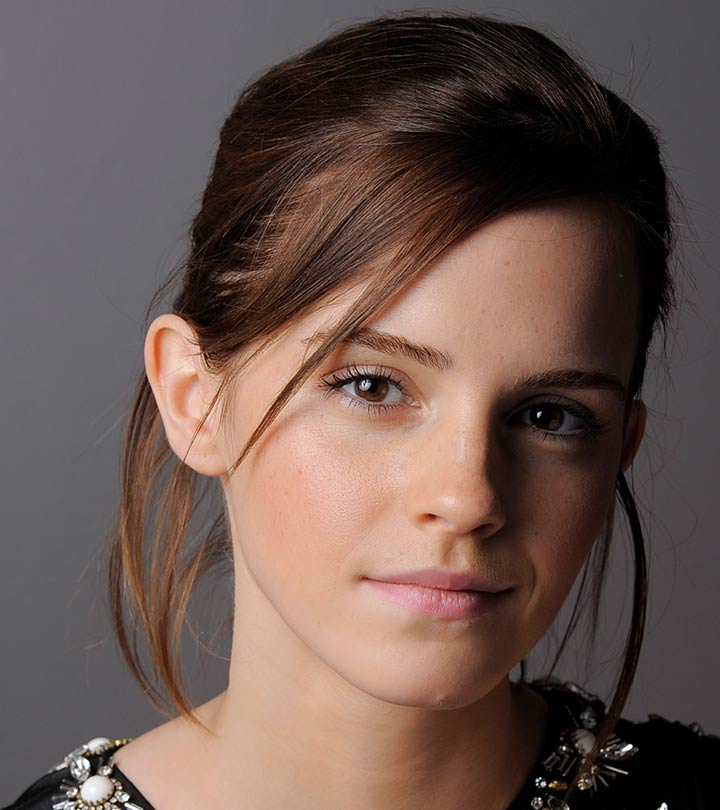
#> input picture Images/a1images/a1images/emma.jpg, 720 x 810 px, found by its file name
$ jupyter execute --allow-errors Untitled-1.ipynb
#> lines starting #> are read from the running program, lines starting #| are printed output that depends on the picture
Question 1

[cell 1]
#Import necessary libraries
import cv2 as cv
import numpy as np
import matplotlib.pyplot as plt

[cell 2]
# Define the transformation
transform1 = np.concatenate((np.linspace(0, 50, 50), np.linspace(100, 255, 100), np.linspace(150, 255,106)), axis=0).astype(np.uint8)
print(len(transform1))

# Read the image
image_orig = cv.imread('a1images/a1images/emma.jpg', cv.IMREAD_GRAYSCALE)
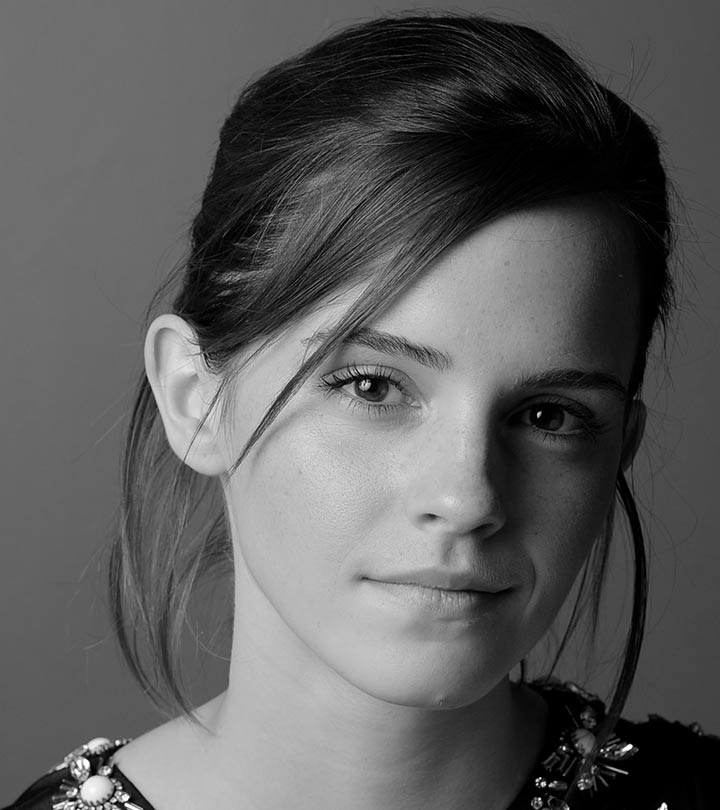
#> image_orig: shape (810, 720); min 0, max 255, mean 92.3

# Apply the transformation
image_transformed = cv.LUT(image_orig, transform1)
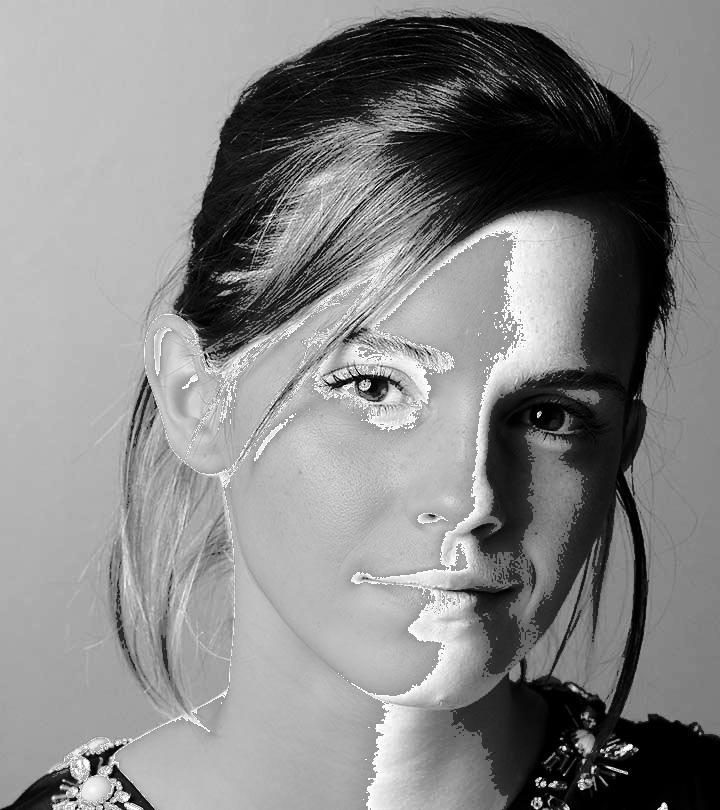
#> image_transformed: shape (810, 720); min 0, max 255, mean 133.5

# Display the images
fig, ax = plt.subplots(1, 3, figsize=(20, 6))
#> (the rest of this cell did not finish here and is left out)

Question 2

Part (a)

[cell 3]
transform2 = np.concatenate((np.linspace(255, 255, 165), np.linspace(255,0, 25),np.linspace(0, 0,66)), axis=0).astype(np.uint8)
fig2 = cv.imread("a1images/a1images/brain_proton_density_slice.png", cv.IMREAD_GRAYSCALE)
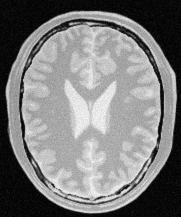
#> input picture Images/a1images/a1images/brain_proton_density_slice.png, 181 x 217 px, found by its file name
#> fig2 is the input picture: shape (217, 181); min 0, max 251, mean 123.7

fig2_transformed_1 = cv.LUT(fig2, transform2)
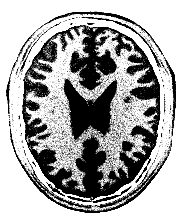
#> fig2_transformed_1: shape (217, 181); min 0, max 255, mean 167
fig, ax = plt.subplots(1, 2, figsize=(13, 6))
ax[0].plot(transform2)
ax[0].set_title("Intensity Transformation Function for")
ax[1].imshow(fig2_transformed_1, cmap = "gray", vmin=0, vmax=255)
ax[1].get_xaxis().set_visible(True)
ax[1].get_yaxis().set_visible(True)
ax[1].set_title("Transformed Image")

plt.show()
#> figure, not shown here; panel 1: curve peaks at x = 0, y = 255

[cell 4]
transform3 = np.concatenate((np.linspace(0, 0, 173), np.linspace(0, 200, 32), np.linspace(200, 255, 15),np.linspace(255, 0, 20),np.linspace(0, 0, 16)), axis=0).astype(np.uint8)
fig2 = cv.imread("a1images/a1images/brain_proton_density_slice.png", cv.IMREAD_GRAYSCALE)

fig2_transformed_1 = cv.LUT(fig2, transform3)
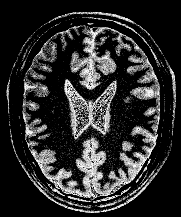
#> fig2_transformed_1: shape (217, 181); min 0, max 255, mean 44.8
fig, ax = plt.subplots(1, 2, figsize=(13, 6))
ax[0].plot(transform3)
ax[0].set_title("Intensity Transformation Function")
ax[1].imshow(fig2_transformed_1, cmap = "gray", vmin=0, vmax=255)
ax[1].get_xaxis().set_visible(True)
ax[1].get_yaxis().set_visible(True)
ax[1].set_title("Transformed Image")

plt.show()
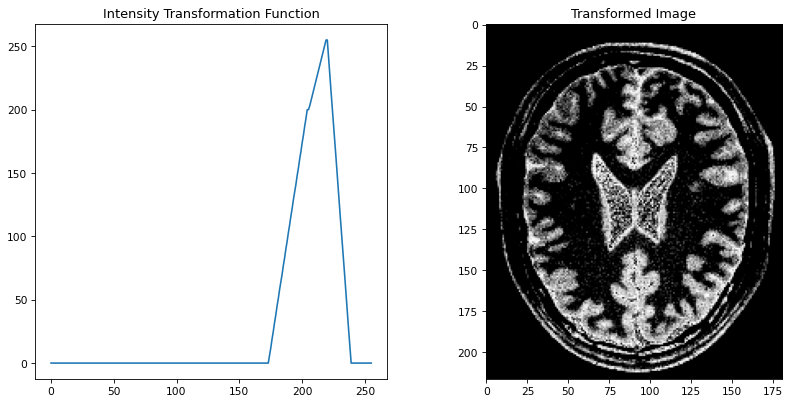
#> figure drawn by matplotlib, 2 panels; panel 1: curve peaks at x = 219, y = 255

[cell 5]
img_orig = cv.imread('a1images/a1images/highlights_and_shadows.jpg', cv.IMREAD_COLOR)
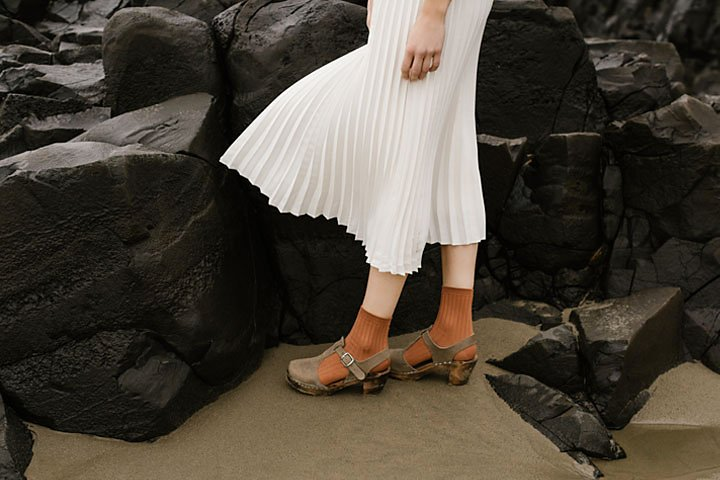
#> input picture Images/a1images/a1images/highlights_and_shadows.jpg, 720 x 480 px, found by its file name
#> img_orig is the input picture: shape (480, 720, 3); mean B, G, R 58.1, 68.6, 75.7

img_rgb = cv.cvtColor(img_orig, cv.COLOR_BGR2RGB)

img_ceilab = cv.cvtColor(img_orig, cv.COLOR_BGR2Lab)        # Convert the image into CEILAB color space
#> img_ceilab: shape (480, 720, 3); mean of channels 0, 1, 2 71.3, 129.1, 135
l_channel, a_channel, b_channel = cv.split(img_ceilab)      # Split the converted image into three channels
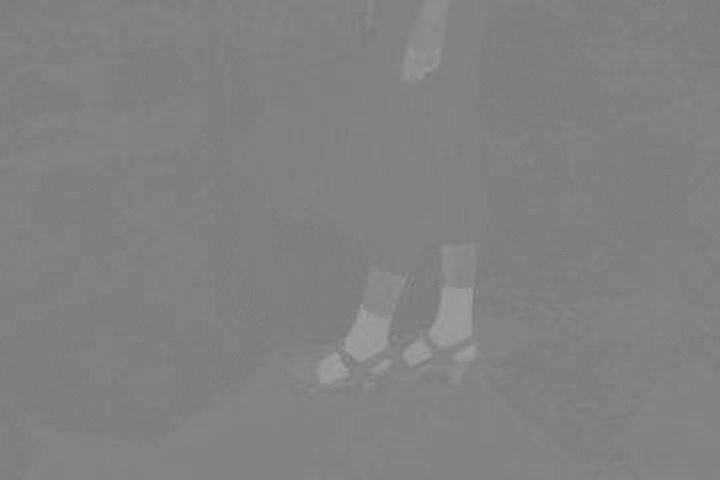
#> a_channel: shape (480, 720); min 119, max 160, mean 129.1

#region
plt.figure(figsize=(12,6))

plt.subplot(221)
plt.imshow(img_rgb)
plt.title('Original Image')
plt.axis('off')

plt.subplot(222)
plt.imshow(l_channel, cmap="gray")
plt.title('L Channel of the Image')
plt.axis('off')

plt.subplot(223)
plt.imshow(a_channel, cmap="gray")
plt.title('A Channel of the Image')
plt.axis('off')

plt.subplot(224)
plt.imshow(b_channel, cmap="gray")
plt.title('B Channel of the Image')
plt.axis('off')

plt.tight_layout()
#endregion

gamma = 0.78
table = np.array([(i/255.0)**(gamma)*255.0 for i in np.arange(0, 256)]).astype('uint8')
l_channel_gamma_corrected = cv.LUT(l_channel, table)        # Apply gamma correction only for L channel
img_gamma = cv.merge((l_channel_gamma_corrected, a_channel, b_channel))     # Merge L channel with other channels
#> img_gamma: shape (480, 720, 3); mean of channels 0, 1, 2 86.2, 129.1, 135
img_corrected = cv.cvtColor(img_gamma, cv.COLOR_Lab2RGB)
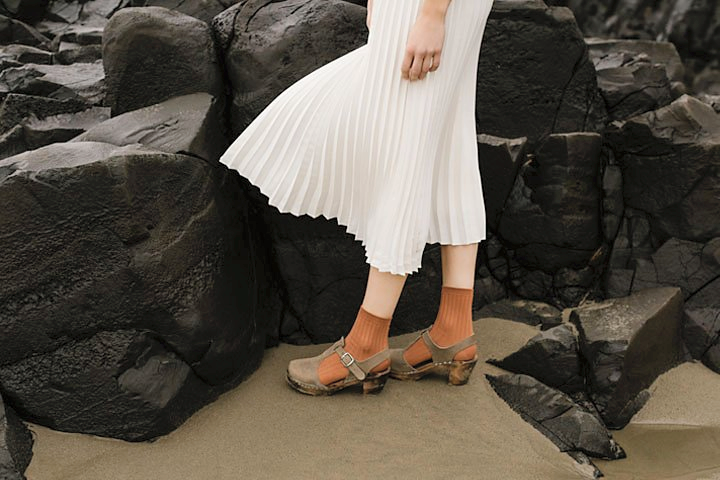
#> img_corrected: shape (480, 720, 3); mean R, G, B 89.7, 82.4, 72

#region
fig, ax = plt.subplots(1, 2, sharex='all', sharey='all', figsize=(12,6))
ax[0].imshow(img_rgb)
ax[0].set_title('Original Image')

ax[1].imshow(img_corrected)
ax[1].set_title('Gamma Corrected Image')
#endregion

f, ax = plt.subplots(1, 2, figsize=(12, 4))
space = ('l', 'a', 'b')
color = ('r', 'g', 'b')

for i, c in enumerate(space):
    hist_orig = cv.calcHist([img_ceilab], [i], None, [256], [0, 256])       # Calculate histogram for original image
    ax[0].plot(hist_orig, color=color[i])
    hist_gamma = cv.calcHist([img_gamma], [i], None, [256], [0, 256])       # Calculate histogram for gamma corrected image
    ax[1].plot(hist_gamma, color=color[i])

#region
ax[0].set_title('Histogram of the Original Image')
ax[0].set_xlabel('Pixels')
ax[0].set_ylabel('Frequency')


ax[1].set_title('Histogram of the Gamma Corrected Image')
ax[1].set_xlabel('Pixels')
ax[1].set_ylabel('Frequency')
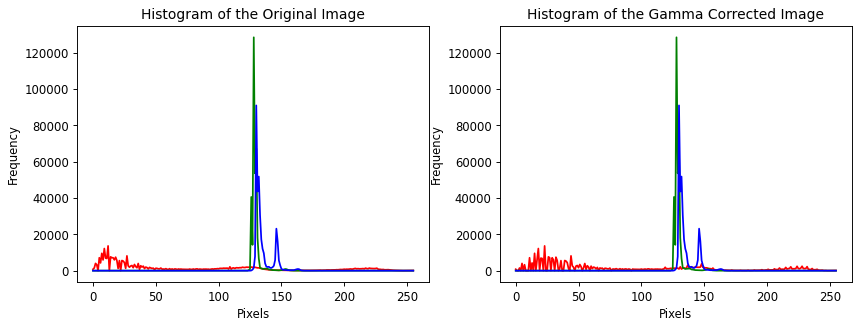
#> figure drawn by matplotlib, 2 panels; panel 1: curve peaks at x = 12, y = 13634; panel 1: curve peaks at x = 128, y = 128418; panel 1: curve peaks at x = 130, y = 90934; panel 2: curve peaks at x = 23, y = 13634
